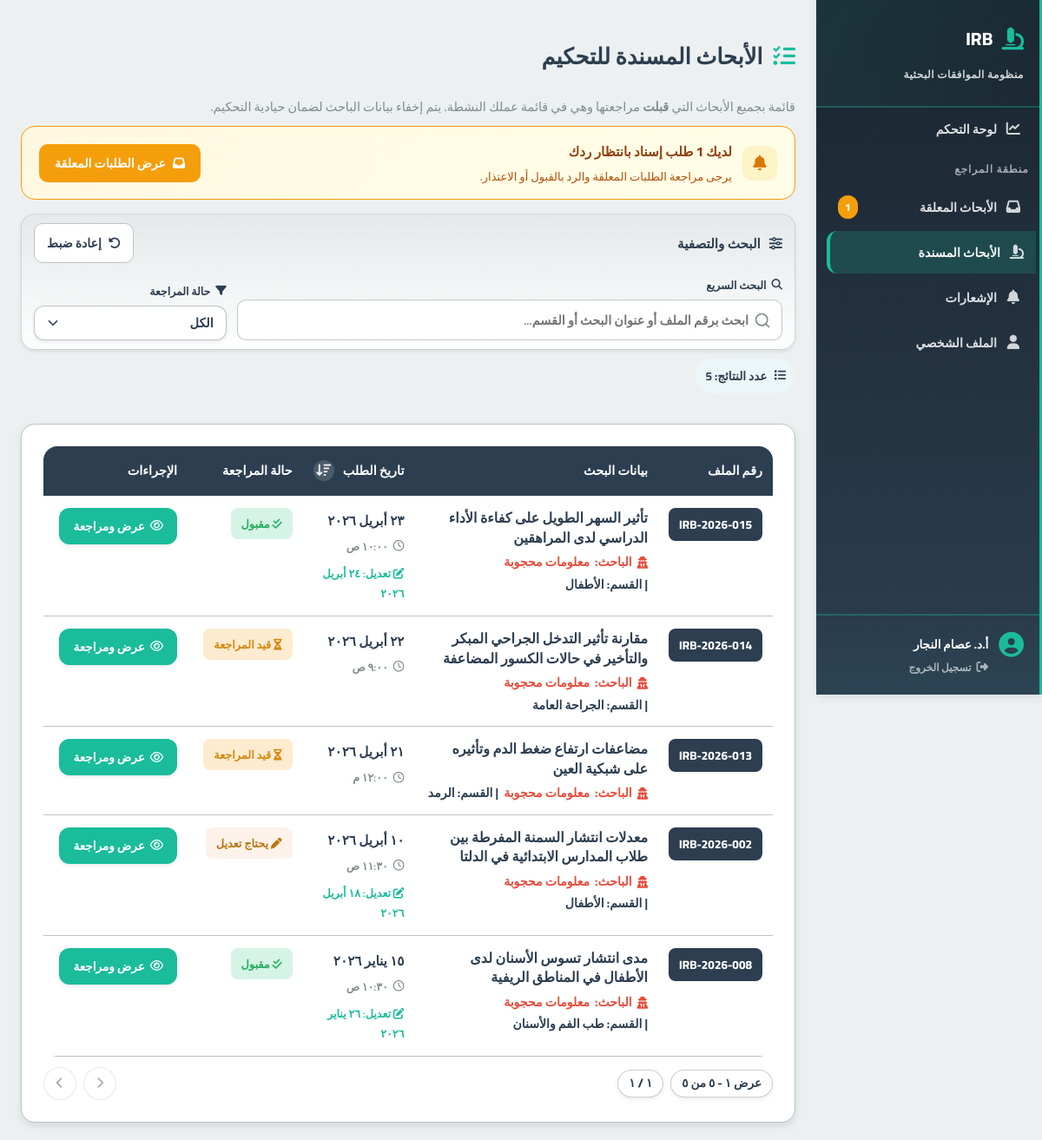
Page /features/reviewer/assigned_reserches.php (signed in) on the earlier database version.
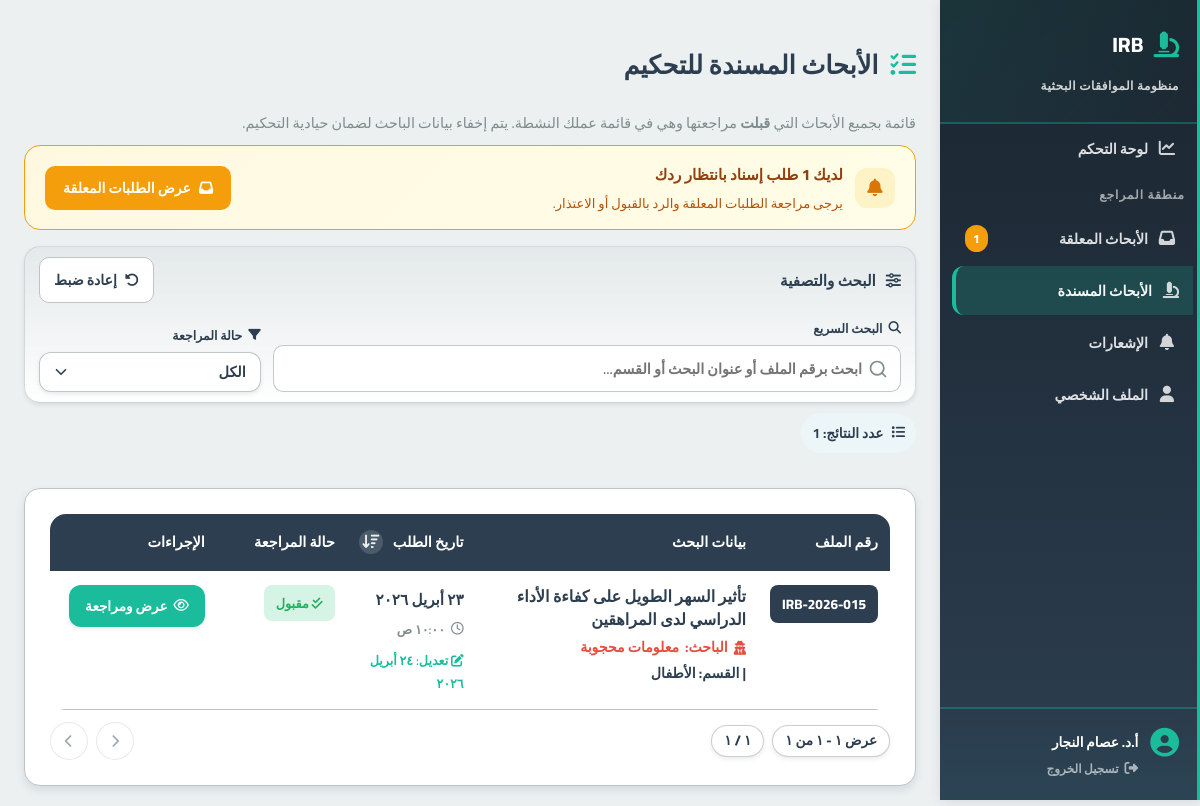
Same page on the later database version.
### tables this page shows
CREATE TABLE reviews (
    id INT AUTO_INCREMENT PRIMARY KEY,
    application_id INT,
    reviewer_id INT,
    assigned_by INT,
    assigned_at TIMESTAMP DEFAULT CURRENT_TIMESTAMP,
    assignment_status ENUM(
        'awaiting_acceptance', 
        'accepted', 
        'refused', 
        'timed_out'
    ) DEFAULT 'awaiting_acceptance',

    decision ENUM(
        'pending', 
        'approved', 
        'needs_modification', 
        'rejected'
    ) DEFAULT 'pending',

    refusal_reason TEXT NULL,
    reviewed_at TIMESTAMP NULL,
    
    FOREIGN KEY (application_id) REFERENCES applications(id) ON DELETE CASCADE,
    FOREIGN KEY (reviewer_id) REFERENCES users(id),
    FOREIGN KEY (assigned_by) REFERENCES users(id)
);

CREATE TABLE applications (
    id INT AUTO_INCREMENT PRIMARY KEY,
    student_id INT,
    serial_number VARCHAR(50) UNIQUE,
    title TEXT,
    principal_investigator VARCHAR(255),
    co_investigators JSON,
    current_stage ENUM(
        'pending_admin', 'awaiting_initial_payment', 'awaiting_sample_calc',
        'awaiting_sample_payment', 'under_review','approved_by_reviewer','approved', 'rejected'
    ) DEFAULT 'pending_admin',
    is_blinded BOOLEAN DEFAULT TRUE,
    created_at TIMESTAMP DEFAULT CURRENT_TIMESTAMP,
    updated_at TIMESTAMP DEFAULT CURRENT_TIMESTAMP ON UPDATE CURRENT_TIMESTAMP,
    FOREIGN KEY (student_id) REFERENCES users(id) ON DELETE CASCADE,
    INDEX(student_id),
    INDEX(current_stage)
);

CREATE TABLE users (
    id INT AUTO_INCREMENT PRIMARY KEY,
    role ENUM('student','admin','sample_officer','reviewer','manager','super_admin') NOT NULL,
    full_name VARCHAR(255),
    email VARCHAR(255) UNIQUE,
    password_hash VARCHAR(255),
    national_id VARCHAR(20),
    phone_number VARCHAR(20),
    faculty VARCHAR(150),
    department VARCHAR(150),
    id_front_url VARCHAR(255),
    id_back_url VARCHAR(255),
    is_active BOOLEAN DEFAULT FALSE,
    created_at TIMESTAMP DEFAULT CURRENT_TIMESTAMP
);

### classes/Reviews.php (called while the page is built, shortened)
<?php
require_once __DIR__ . '/Database.php';
class Reviews {
    private $db;
    public function __construct() {
        $database = new Database();
        $this->db = $database->conn;
    }
    public function getReviewerAssignments($reviewer_id) {
        $sql = "
            SELECT
                a.id as application_id,
                a.serial_number,
                a.title,
                a.principal_investigator,
                a.is_blinded,
                a.created_at,
                u.department,
                r.decision,
                r.assignment_status,
                r.reviewed_at,
                a.current_stage
            FROM reviews r
            JOIN applications a ON r.application_id = a.id
            JOIN users u ON a.student_id = u.id
            WHERE r.reviewer_id = ? AND r.assignment_status = 'accepted'
            ORDER BY a.created_at DESC
        ";
        $stmt = $this->db->prepare($sql);
        $stmt->bind_param("i", $reviewer_id);
        $stmt->execute();
        $result = $stmt->get_result();
        $assignments = [];
        if ($result && $result->num_rows > 0) {
            while ($row = $result->fetch_assoc()) {
                if ($row['is_blinded'] == 1) {
                    $row['principal_investigator'] = "معلومات محجوبة";
                }
                $assignments[] = $row;
            }
        }
        return $assignments;
    }
    public function getPendingAssignments($reviewer_id) {
        $sql = "
            SELECT
                r.id as review_id,
                a.id as application_id,
                a.serial_number,
                a.title,
                a.principal_investigator,
                a.is_blinded,
                a.created_at as application_date,
                r.assigned_at,
                u.department,
                u2.full_name as assigned_by_name
            FROM reviews r
            JOIN applications a ON r.application_id = a.id
            JOIN users u ON a.student_id = u.id
            LEFT JOIN users u2 ON r.assigned_by = u2.id
            WHERE r.reviewer_id = ? AND r.assignment_status = 'awaiting_acceptance'
            ORDER BY r.assigned_at DESC
        ";
        $stmt = $this->db->prepare($sql);
        $stmt->bind_param("i", $reviewer_id);
        $stmt->execute();
        $result = $stmt->get_result();
        $assignments = [];
        if ($result && $result->num_rows > 0) {
            while ($row = $result->fetch_assoc()) {
                if ($row['is_blinded'] == 1) {
                    $row['principal_investigator'] = "معلومات محجوبة";
                }
                $assignments[] = $row;
            }
        }
        return $assignments;
    }
}
?>

### classes/Database.php (called while the page is built, shortened)
<?php
class Database
{
    public function __construct()
    {
        $env = require __DIR__ . '/../includes/env.php';
        $this->host = $env['DB_HOST'];
        $this->user = $env['DB_USER'];
        $this->pass = $env['DB_PASS'];
        $this->db = $env['DB_NAME'];
        $this->port = $env['DB_PORT'];
        $this->conn = new mysqli($this->host, $this->user, $this->pass, $this->db, $this->port);
    }
}
?>

### includes/irb_helpers.php (called while the page is built, shortened)
<?php
if (!function_exists('irb_convert_to_arabic_digits')) {
    function irb_convert_to_arabic_digits($value)
    {
        return strtr((string) $value, [
            '0' => '٠',
            '1' => '١',
            '2' => '٢',
            '3' => '٣',
            '4' => '٤',
            '5' => '٥',
            '6' => '٦',
            '7' => '٧',
            '8' => '٨',
            '9' => '٩',
        ]);
    }
}
if (!function_exists('irb_format_arabic_date')) {
    function irb_format_arabic_date($dateValue)
    {
        try {
            $date = new DateTime($dateValue);
            $arabicMonths = [
                1 => 'يناير',
                2 => 'فبراير',
                3 => 'مارس',
                4 => 'أبريل',
                5 => 'مايو',
                6 => 'يونيو',
                7 => 'يوليو',
                8 => 'أغسطس',
                9 => 'سبتمبر',
                10 => 'أكتوبر',
                11 => 'نوفمبر',
                12 => 'ديسمبر',
            ];
            $day = irb_convert_to_arabic_digits($date->format('j'));
            $month = $arabicMonths[(int) $date->format('n')];
            $year = irb_convert_to_arabic_digits($date->format('Y'));
            return $day . ' ' . $month . ' ' . $year;
        } catch (Exception $exception) {
            return (string) $dateValue;
        }
    }
}
if (!function_exists('irb_format_arabic_time')) {
    function irb_format_arabic_time($dateValue)
    {
        try {
            $date = new DateTime($dateValue);
            $time = irb_convert_to_arabic_digits($date->format('g:i'));
            $period = $date->format('A') === 'AM' ? 'ص' : 'م';
            return $time . ' ' . $period;
        } catch (Exception $exception) {
            return '';
        }
    }
}

### features/reviewer/assigned_reserches.php (the view, shortened to what the changed rows need)
<?php
require_once __DIR__ . '/../../classes/Reviews.php';
require_once __DIR__ . '/../../includes/irb_helpers.php';
require_once __DIR__ . '/../../includes/pagination.php';
$reviewsObj = new Reviews();
$reviewer_id = $_SESSION['user_id'];
$assignments = $reviewsObj->getReviewerAssignments($reviewer_id);
?>
<!DOCTYPE html>
<html lang="ar" dir="rtl">
<head>
    <link rel="stylesheet" href="https://cdnjs.cloudflare.com/ajax/libs/font-awesome/6.4.0/css/all.min.css">
    <link rel="stylesheet" href="/irb-digital-system/includes/style.css">
    <link rel="stylesheet" href="/irb-digital-system/assets/css/global.css">
    <link rel="stylesheet" href="/irb-digital-system/assets/css/irb-select.css">
    <link rel="stylesheet" href="/irb-digital-system/assets/css/irb-pagination.css">
</head>
<body>
    <?php include __DIR__ . '/../../includes/sidebar.php'; ?>
    <div class="content">
        <h2 class="page-title">
            <i class="fa-solid fa-list-check"></i>
            الأبحاث المسندة للتحكيم
        </h2>
        <?php
        $pendingCount = count($reviewsObj->getPendingAssignments($reviewer_id));
        ?>
        <div class="results-bar">
            <div class="results-chip">
                <span>عدد النتائج: <strong id="resultsCount"><?= count($assignments) ?></strong></span>
            </div>
        </div>
        <div class="data-card">
            <div class="table-wrap">
                <table class="data-table">
                    <thead>
                        <tr>
                            <th width="12%">رقم الملف</th>
                            <th width="37%">بيانات البحث</th>
                            <th width="15%" class="sortable-header">
                                <button type="button" id="dateSortHeader" class="sortable-button" aria-label="ترتيب حسب تاريخ التقديم">
                                    <span>تاريخ الطلب</span>
                                    <span class="sort-direction" id="dateSortIcon"><i class="fa-solid fa-arrow-down-wide-short"></i></span>
                                </button>
                            </th>
                            <th width="16%">حالة المراجعة</th>
                            <th width="20%">الإجراءات</th>
                        </tr>
                    </thead>
                    <tbody id="applicationsTableBody">
                        <?php if (empty($assignments)): ?>
                            <tr>
                                <td colspan="5">
                                    <div class="empty-state">
                                        <i class="fa-solid fa-inbox"></i>
                                        <p style="font-weight: 700; font-size: 1.05rem;">لا توجد أبحاث مسندة إليك</p>
                                        <p style="font-size: 0.9rem;">سيتم إشعارك عند تعيين بحث جديد لمراجعته.</p>
                                    </div>
                                </td>
                            </tr>
                        <?php else: ?>
                            <?php foreach ($assignments as $app):
                                $searchBlob = strtolower(trim($app['serial_number'] . ' ' . $app['title'] . ' ' . $app['principal_investigator'] . ' ' . ($app['department'] ?? '') . ' ' . irb_format_arabic_date($app['created_at'])));
                                $applicationDate = irb_format_arabic_date($app['created_at']);
                                $applicationTime = irb_format_arabic_time($app['created_at']);
                                $isRedacted = ($app['principal_investigator'] === "معلومات محجوبة");
                            ?>
                                <tr
                                    data-search="<?= htmlspecialchars($searchBlob, ENT_QUOTES, 'UTF-8') ?>"
                                    data-status="<?= htmlspecialchars($app['decision']) ?>"
                                    data-date="<?= htmlspecialchars($app['created_at']) ?>"
                                >
                                    <td>
                                        <span class="badge-serial"><?= htmlspecialchars($app['serial_number']) ?></span>
                                    </td>
                                    <td>
                                        <div class="app-title">
                                            <?= htmlspecialchars($app['title']) ?>
                                        </div>
                                        <div class="app-investigator <?= $isRedacted ? 'redacted' : '' ?>">
                                            <?php if ($isRedacted): ?>
                                                <i class="fa-solid fa-user-secret"></i>
                                            <?php else: ?>
                                                <i class="fa-solid fa-user-doctor"></i>
                                            <?php endif; ?>
                                            <strong>الباحث:</strong>
                                            <?= htmlspecialchars($app['principal_investigator']) ?>
                                            <?php if (!empty($app['department'])): ?>
                                                <span class="app-department">| القسم: <?= htmlspecialchars($app['department']) ?></span>
                                            <?php endif; ?>
                                        </div>
                                    </td>
                                    <td>
                                        <div class="date-cell">
                                            <span class="date-main"><?= htmlspecialchars($applicationDate) ?></span>
                                            <small class="date-time">
                                                <i class="fa-regular fa-clock"></i>
                                                <?= htmlspecialchars($applicationTime) ?>
                                            </small>
                                            <?php if (!empty($app['reviewed_at'])): ?>
                                                <small style="margin-top: 4px; color: var(--accent-base);">
                                                    <i class="fa-solid fa-pen-to-square"></i>
                                                    تعديل: <?= htmlspecialchars(irb_format_arabic_date($app['reviewed_at'])) ?>
                                                </small>
                                            <?php endif; ?>
                                        </div>
                                    </td>
                                    <td>
                                        <?php if($app['decision'] === 'pending'): ?>
                                            <span class="status-badge pending">
                                                <i class="fa-solid fa-hourglass-half"></i> قيد المراجعة
                                            </span>
                                        <?php elseif($app['decision'] === 'approved'): ?>
                                            <span class="status-badge approved">
                                                <i class="fa-solid fa-check-double"></i> مقبول
                                            </span>
                                        <?php elseif($app['decision'] === 'needs_modification'): ?>
                                            <span class="status-badge needs_modification">
                                                <i class="fa-solid fa-pen"></i> يحتاج تعديل
                                            </span>
                                        <?php elseif($app['decision'] === 'rejected'): ?>
                                            <span class="status-badge rejected">
                                                <i class="fa-solid fa-xmark"></i> مرفوض
                                            </span>
                                        <?php else: ?>
                                            <span class="status-badge">
                                                <?= htmlspecialchars($app['decision']) ?>
                                            </span>
                                        <?php endif; ?>
                                    </td>
                                    <td>
                                        <a href="review_form.php?application_id=<?= $app['application_id'] ?>" class="btn-action">
                                            <i class="fa-regular fa-eye"></i>
                                            عرض ومراجعة
                                        </a>
                                    </td>
                                </tr>
                            <?php endforeach; ?>
                        <?php endif; ?>
                    </tbody>
                </table>
            </div>
            <?php irb_render_table_pagination('applicationsPagination'); ?>
        </div>
    </div>
</body>
</html>

### includes/pagination.php
<?php
if (!function_exists('irb_render_table_pagination')) {
    function irb_render_table_pagination($containerId = 'irbTablePagination')
    {
        $safeId = htmlspecialchars($containerId, ENT_QUOTES, 'UTF-8');
        echo '<div class="irb-table-pagination" id="' . $safeId . '"></div>';
    }
}

Differences in the rows shown:
removed reviews: application.serial_number "IRB-2026-014", application.title "مقارنة تأثير التدخل الجراحي المبكر والتأخير في حالات الكسور المضاعفة", principal_investigator "معلومات محجوبة", users.department "الجراحة العامة", application.created_at "٢٢ أبريل ٢٠٢٦", application.created_at "٩:٠٠ ص", decision "pending" (drawn)
removed reviews: application.serial_number "IRB-2026-013", application.title "مضاعفات ارتفاع ضغط الدم وتأثيره على شبكية العين", principal_investigator "معلومات محجوبة", users.department "الرمد", application.created_at "٢١ أبريل ٢٠٢٦", application.created_at "١٢:٠٠ م", decision "pending" (drawn)
no longer on this page (row edited): reviews: application.serial_number "IRB-2026-002", application.title "معدلات انتشار السمنة المفرطة بين طلاب المدارس الابتدائية في الدلتا", principal_investigator "معلومات محجوبة", users.department "الأطفال", application.created_at "١٠ أبريل ٢٠٢٦", application.created_at "١١:٣٠ ص", reviewed_at "١٨ أبريل ٢٠٢٦", shows "يحتاج تعديل"
no longer on this page (row edited): reviews: application.serial_number "IRB-2026-008", application.title "مدى انتشار تسوس الأسنان لدى الأطفال في المناطق الريفية", principal_investigator "معلومات محجوبة", users.department "طب الفم والأسنان", application.created_at "١٥ يناير ٢٠٢٦", application.created_at "١٠:٣٠ ص", reviewed_at "٢٦ يناير ٢٠٢٦", decision "approved" (drawn)
Other differences:
count($assignments): "5" → "1"
text written by a page script: "عرض ١ - ٥ من ٥ ١ / ١" → "عرض ١ - ١ من ١ ١ / ١"
